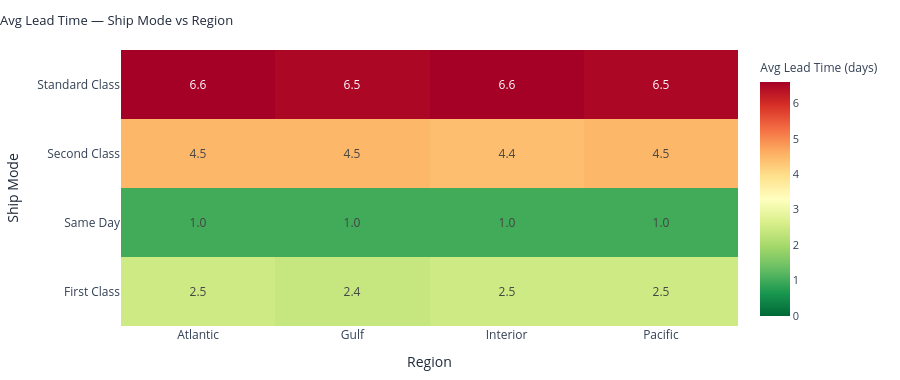

Notebook source saved alongside this figure:
### Markdown cell above
---
## Step 8 — Ship Mode vs Region Heatmap

Cross-tabulation of average lead time showing which combinations of ship mode and region perform best and worst.

### Code cell
# 8.1 — Ship Mode vs Region Heatmap
import plotly.graph_objects as go

pivot = df.pivot_table(
    index="Ship Mode", columns="Region",
    values="Lead Time", aggfunc="mean"
).round(1)

lt_zmax = float(pivot.values[~np.isnan(pivot.values)].max())

fig_lt = go.Figure(data=go.Heatmap(
    z=pivot.values,
    x=pivot.columns.tolist(),
    y=pivot.index.tolist(),
    colorscale="RdYlGn_r",
    zmin=0.0,
    zmax=lt_zmax,
    text=[["—" if (v != v) else f"{v:.1f}" for v in row] for row in pivot.values],
    texttemplate="%{text}",
    textfont={"size": 12},
    colorbar=dict(
        title="Avg Lead Time (days)",
        tickfont=dict(color="#334155", size=11),
        title_font=dict(color="#334155", size=12),
    ),
    hovertemplate="Ship Mode: <b>%{y}</b><br>Region: <b>%{x}</b><br>Avg Lead Time: <b>%{text}d</b><extra></extra>",
))

fig_lt.update_layout(
    height=380,
    plot_bgcolor="white",
    paper_bgcolor="white",
    title=dict(
        text="Avg Lead Time — Ship Mode vs Region",
        font=dict(size=13, color="#1e293b"), x=0,
    ),
    xaxis=dict(tickfont=dict(color="#334155", size=12), title="Region", title_font=dict(color="#1e293b")),
    yaxis=dict(tickfont=dict(color="#334155", size=12), title="Ship Mode", title_font=dict(color="#1e293b")),
    margin=dict(t=50, b=40, l=120, r=20),
)
fig_lt.show()

### Figure 1 — Plotly figure (JSON) as saved in the notebook; plotly's stock layout.template omitted (floating-point values rounded to 4 significant figures)
{"data": [{"colorbar": {"tickfont": {"color": "#334155", "size": 11}, "title": {"font": {"color": "#334155", "size": 12}, "text": "Avg Lead Time (days)"}}, "colorscale": [[0, "rgb(0,104,55)"], [0.1, "rgb(26,152,80)"], [0.2, "rgb(102,189,99)"], [0.3, "rgb(166,217,106)"], [0.4, "rgb(217,239,139)"], [0.5, "rgb(255,255,191)"], [0.6, "rgb(254,224,139)"], [0.7, "rgb(253,174,97)"], [0.8, "rgb(244,109,67)"], [0.9, "rgb(215,48,39)"], [1, "rgb(165,0,38)"]], "hovertemplate": "Ship Mode: <b>%{y}</b><br>Region: <b>%{x}</b><br>Avg Lead Time: <b>%{text}d</b><extra></extra>", "text": [["2.5", "2.4", "2.5", "2.5"], ["1.0", "1.0", "1.0", "1.0"], ["4.5", "4.5", "4.4", "4.5"], ["6.6", "6.5", "6.6", "6.5"]], "textfont": {"size": 12}, "texttemplate": "%{text}", "type": "heatmap", "x": ["Atlantic", "Gulf", "Interior", "Pacific"], "y": ["First Class", "Same Day", "Second Class", "Standard Class"], "z": [[2.5, 2.4, 2.5, 2.5], [1.0, 1.0, 1.0, 1.0], [4.5, 4.5, 4.4, 4.5], [6.6, 6.5, 6.6, 6.5]], "zmax": 6.6, "zmin": 0}], "layout": {"height": 380, "margin": {"b": 40, "l": 120, "r": 20, "t": 50}, "paper_bgcolor": "white", "plot_bgcolor": "white", "title": {"font": {"color": "#1e293b", "size": 13}, "text": "Avg Lead Time — Ship Mode vs Region", "x": 0}, "xaxis": {"tickfont": {"color": "#334155", "size": 12}, "title": {"font": {"color": "#1e293b"}, "text": "Region"}}, "yaxis": {"tickfont": {"color": "#334155", "size": 12}, "title": {"font": {"color": "#1e293b"}, "text": "Ship Mode"}}}}
